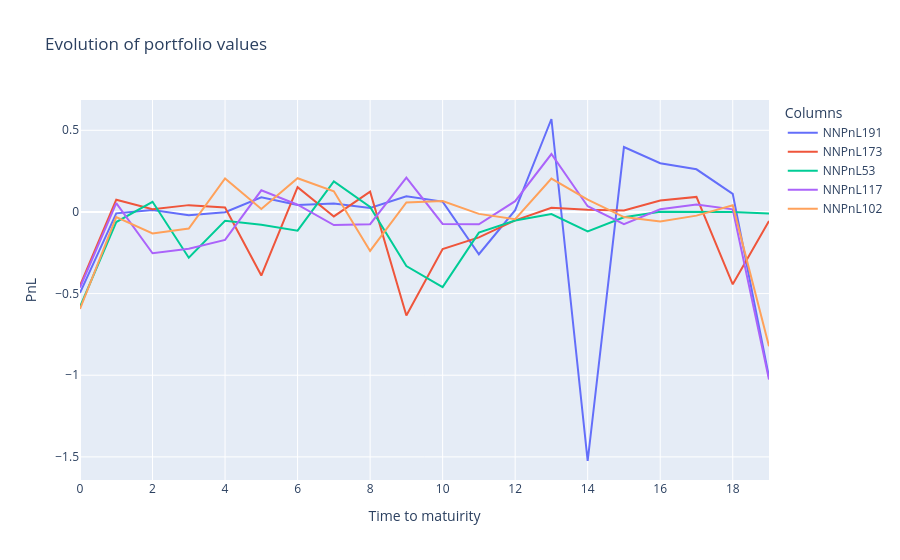

Notebook code cell kept with this figure:
### Code cell
fig = go.Figure()
# Add traces for each column
for column in rewards.columns[values]:
    fig.add_trace(go.Scatter(x=rewards.index, y=rewards[column], mode='lines', name=f"NNPnL{column}"))
    #fig.add_trace(go.Scatter(x=rewards_1.index, y=rewards_1[column], mode='lines', name=f"DeltaPnL{column}"))

# Update layout
fig.update_layout(
    title='Evolution of portfolio values',
    xaxis_title='Time to matuirity',
    yaxis_title='PnL',
    template='plotly',
    legend=dict(title='Columns'),
)

# Show the plot
fig.show()

### Figure 1 — Plotly figure (JSON) as saved in the notebook; plotly's stock layout.template omitted (floating-point values rounded to 4 significant figures)
{"data": [{"mode": "lines", "name": "NNPnL191", "type": "scatter", "x": [0, 1, 2, 3, 4, 5, 6, 7, 8, 9, 10, 11, 12, 13, 14, 15, 16, 17, 18, 19], "y": [-0.4955, -0.008733, 0.01139, -0.02099, -0.001641, 0.08988, 0.04233, 0.05174, 0.02407, 0.096, 0.06311, -0.2591, 0.01073, 0.5691, -1.525, 0.3975, 0.2985, 0.2611, 0.1109, -1.011]}, {"mode": "lines", "name": "NNPnL173", "type": "scatter", "x": [0, 1, 2, 3, 4, 5, 6, 7, 8, 9, 10, 11, 12, 13, 14, 15, 16, 17, 18, 19], "y": [-0.4504, 0.07474, 0.01691, 0.04167, 0.02676, -0.3894, 0.1519, -0.02764, 0.1238, -0.6345, -0.2275, -0.1558, -0.05184, 0.0253, 0.01336, 0.009354, 0.06956, 0.09212, -0.4433, -0.05541]}, {"mode": "lines", "name": "NNPnL53", "type": "scatter", "x": [0, 1, 2, 3, 4, 5, 6, 7, 8, 9, 10, 11, 12, 13, 14, 15, 16, 17, 18, 19], "y": [-0.5806, -0.06187, 0.06215, -0.2804, -0.05394, -0.07813, -0.1148, 0.1868, 0.03028, -0.331, -0.4606, -0.1268, -0.05268, -0.01316, -0.1187, -0.03299, 0.00118, -0.0004661, -0.0004337, -0.009369]}, {"mode": "lines", "name": "NNPnL117", "type": "scatter", "x": [0, 1, 2, 3, 4, 5, 6, 7, 8, 9, 10, 11, 12, 13, 14, 15, 16, 17, 18, 19], "y": [-0.4631, 0.05416, -0.2529, -0.2258, -0.1716, 0.1323, 0.04429, -0.08061, -0.07485, 0.2096, -0.07342, -0.07585, 0.06602, 0.3546, 0.03509, -0.07516, 0.01607, 0.04527, 0.01565, -1.026]}, {"mode": "lines", "name": "NNPnL102", "type": "scatter", "x": [0, 1, 2, 3, 4, 5, 6, 7, 8, 9, 10, 11, 12, 13, 14, 15, 16, 17, 18, 19], "y": [-0.5942, -0.0323, -0.1323, -0.1015, 0.2056, 0.0184, 0.2063, 0.1269, -0.2389, 0.05854, 0.06629, -0.01192, -0.04437, 0.2044, 0.07508, -0.03152, -0.05892, -0.02271, 0.04122, -0.8231]}], "layout": {"legend": {"title": {"text": "Columns"}}, "title": {"text": "Evolution of portfolio values"}, "xaxis": {"title": {"text": "Time to matuirity"}}, "yaxis": {"title": {"text": "PnL"}}}}
